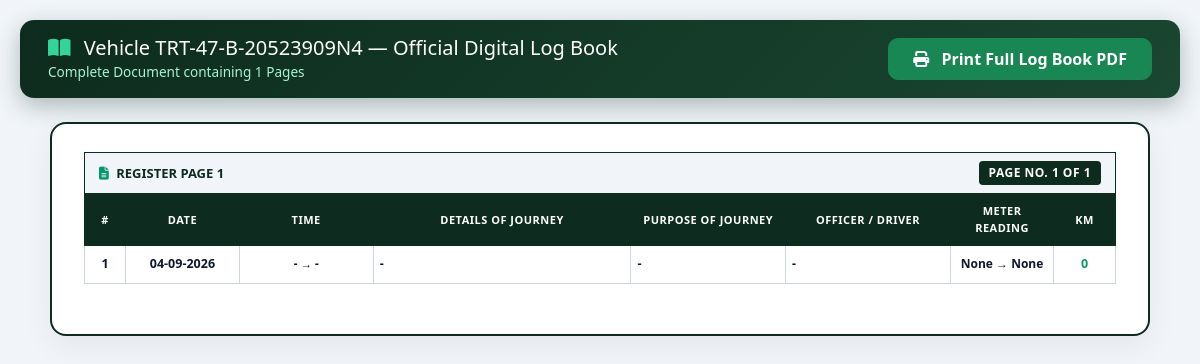
/logbook/vehicles/16/print-all/ (signed in), run on the app's committed database.
### logbook/models.py (models this page shows, shortened)
class Vehicle(models.Model):
    STATUS_CHOICES = (
        ("Active", "Active"),
        ("Maintenance", "Maintenance"),
        ("Inactive", "Inactive"),
    )
    vehicle_number = models.CharField(
        max_length=50,
        unique=True
    )
    registration_number = models.CharField(
        max_length=100,
        blank=True,
        null=True
    )
    zone = models.CharField(
        max_length=100,
        blank=True,
        null=True
    )
    vehicle_type = models.CharField(
        max_length=100,
        blank=True,
        null=True
    )
    current_meter_reading = models.PositiveIntegerField(
        default=0
    )
    status = models.CharField(
        max_length=30,
        choices=STATUS_CHOICES,
        default="Active"
    )
    driver = models.ForeignKey(
        'Driver',
        on_delete=models.SET_NULL,
        null=True,
        blank=True,
        related_name="assigned_vehicles"
    )
    created_by = models.ForeignKey(
        User,
        on_delete=models.SET_NULL,
        null=True,
        blank=True,
        related_name="created_vehicles"
    )
    created_at = models.DateTimeField(
        auto_now_add=True
    )
    updated_at = models.DateTimeField(
        auto_now=True
    )
    class Meta:
        ordering = ["vehicle_number"]
        verbose_name = "Vehicle"
        verbose_name_plural = "Vehicles"

class LogBookPage(models.Model):
    logbook = models.ForeignKey(
        LogBook,
        on_delete=models.CASCADE,
        related_name="pages"
    )
    page_number = models.PositiveIntegerField()
    pdf_page_count = models.PositiveIntegerField(
        default=1
    )
    created_at = models.DateTimeField(
        auto_now_add=True
    )
    class Meta:
        ordering = ["page_number"]
        unique_together = ("logbook", "page_number")
        verbose_name = "Log Book Page"
        verbose_name_plural = "Log Book Pages"

class LogBookEntry(models.Model):
    logbook = models.ForeignKey(
        LogBook,
        on_delete=models.CASCADE,
        related_name="entries"
    )
    page = models.ForeignKey(
        LogBookPage,
        on_delete=models.CASCADE,
        related_name="entries",
        null=True,
        blank=True
    )
    requisition = models.ForeignKey(
        VehicleRequisition,
        on_delete=models.SET_NULL,
        null=True,
        blank=True,
        related_name="logbook_entries"
    )
    signed_requisition = models.FileField(
        upload_to="signed_requisitions/",
        null=True,
        blank=True,
        verbose_name="Upload Document / File (PDF / Image)"
    )
    RECORD_TYPE_CHOICES = (
        ("Journey", "Journey"),
        ("Maintenance", "Maintenance"),
        ("Other", "Other"),
    )
    SERVICE_TYPE_CHOICES = (
        ("Tyre Replacement", "Tyre Replacement"),
        ("Oil Change", "Oil Change"),
        ("Battery Replacement", "Battery Replacement"),
        ("General Service", "General Service"),
        ("Repair", "Repair"),
        ("Inspection", "Inspection"),
        ("Other", "Other"),
    )
    record_type = models.CharField(
        max_length=50,
        choices=RECORD_TYPE_CHOICES,
        default="Journey",
        blank=True,
        null=True
    )
    service_type = models.CharField(
        max_length=100,
        choices=SERVICE_TYPE_CHOICES,
        blank=True,
        null=True
    )
    date = models.DateField(
        null=True,
        blank=True
    )
    time_from = models.TimeField(
        null=True,
        blank=True
    )
    time_to = models.TimeField(
        null=True,
        blank=True
    )
    details_of_journey = models.TextField(
        null=True,
        blank=True
    )
    purpose_of_journey = models.CharField(
        max_length=255,
        null=True,
        blank=True
    )
    officer_name = models.CharField(
        max_length=150,
        null=True,
        blank=True
    )
    driver_name = models.CharField(
        max_length=150,
        blank=True,
        null=True
    )
    meter_reading_from = models.PositiveIntegerField(
        null=True,
        blank=True
    )
    meter_reading_to = models.PositiveIntegerField(
        null=True,
        blank=True
    )
    km_covered = models.PositiveIntegerField(
        default=0
    )
    driver_signature = models.TextField(
        blank=True,
        null=True
    )
    fleet_officer_signature = models.TextField(
        blank=True,
        null=True
    )
    fuel_type = models.CharField(
        max_length=50,
        blank=True,
        null=True
    )
    pol_drawn = models.DecimalField(
        max_digits=10,
        decimal_places=2,
        default=0
    )
    remarks = models.TextField(
        blank=True,
        null=True
    )
    created_by = models.ForeignKey(
        User,
        on_delete=models.SET_NULL,
        null=True,
        blank=True,
        related_name="logbook_entries_created"
    )
    created_at = models.DateTimeField(
        auto_now_add=True
    )
    updated_at = models.DateTimeField(
        auto_now=True
    )
    class Meta:
        ordering = ["-date", "-time_from"]
        verbose_name = "Log Book Entry"
        verbose_name_plural = "Log Book Entries"

### logbook/views.py (the view)
# urls.py: path('vehicles/<int:vehicle_id>/print-all/', views.print_all_logbook_pages, name='print_all_logbook_pages'),
@login_required
def print_all_logbook_pages(request, vehicle_id):
    vehicle = get_object_or_404(Vehicle, id=vehicle_id)
    logbook = get_object_or_404(LogBook, vehicle=vehicle)
    pages = logbook.pages.all().prefetch_related("entries").order_by("page_number")
    return render(
        request,
        "logbook/print_all_pages.html",
        {
            "vehicle": vehicle,
            "logbook": logbook,
            "pages": pages,
        }
    )

### core/context_processors.py (called while the page is built)
def unread_notesheets(request):
    if request.user.is_authenticated:
        notesheets_count = Notesheet.objects.filter(
            current_holder=request.user,
            is_seen=False
        ).count()
        return {
            'unread_notesheets_count': notesheets_count,
        }
    return {
        'unread_notesheets_count': 0,
    }

def notifications_processor(request):
    if request.user.is_authenticated:
        unread_notifications = Notification.objects.filter(recipient=request.user, is_read=False)[:5]
        unread_count = Notification.objects.filter(recipient=request.user, is_read=False).count()
        return {
            'unread_notifications': unread_notifications,
            'unread_notifications_count': unread_count
        }
    return {}

### logbook/templates/logbook/print_all_pages.html (shortened to what this page needs)
<!DOCTYPE html>
<html lang="en">
<head>
    <link rel="stylesheet" href="https://cdn.jsdelivr.net/npm/bootstrap@5.3.2/dist/css/bootstrap.min.css">
    <link rel="stylesheet" href="https://cdnjs.cloudflare.com/ajax/libs/font-awesome/6.4.0/css/all.min.css">
</head>
<body>
    <div class="print-toolbar">
        <div>
            <h4 class="m-0 font-weight-bold" style="font-size:1.25rem;">
                <i class="fas fa-book-open me-2" style="color:#34d399;"></i>
                Vehicle {{ vehicle.vehicle_number }} — Official Digital Log Book
            </h4>
            <div style="font-size:0.85rem; color:#a7f3d0; margin-top:2px;">
                Complete Document containing {{ pages.count }} Pages
            </div>
        </div>
        <button onclick="window.print()" class="btn btn-success fw-bold px-4 py-2" style="border-radius:10px;">
            <i class="fas fa-print me-2"></i> Print Full Log Book PDF
        </button>
    </div>
    <div class="master-logbook-document">
        {% for page in pages %}
        <div class="logbook-page-block">
            <div class="logbook-page-header">
                <div>
                    <i class="fas fa-file-lines me-1" style="color:#059669;"></i>
                    REGISTER PAGE {{ page.page_number }}
                </div>
                <span class="logbook-page-badge">
                    PAGE NO. {{ page.page_number }} OF {{ pages.count }}
                </span>
            </div>
            <table class="register-table">
                <thead>
                    <tr>
                        <th style="width: 4%;">#</th>
                        <th style="width: 11%;">Date</th>
                        <th style="width: 13%;">Time</th>
                        <th style="width: 25%;">Details of Journey</th>
                        <th style="width: 15%;">Purpose of Journey</th>
                        <th style="width: 16%;">Officer / Driver</th>
                        <th style="width: 10%;">Meter Reading</th>
                        <th style="width: 6%;">KM</th>
                    </tr>
                </thead>
                <tbody>
                    {% for entry in page.entries.all %}
                    <tr>
                        <td class="text-center">{{ forloop.counter }}</td>
                        <td class="text-center">{{ entry.date|date:"d-m-Y" }}</td>
                        <td class="text-center" style="font-size:11.5px;">
                            {% if entry.time_from %}{{ entry.time_from|time:"h:i A" }}{% else %}-{% endif %} &rarr; {% if entry.time_to %}{{ entry.time_to|time:"h:i A" }}{% else %}-{% endif %}
                        </td>
                        <td>{{ entry.details_of_journey|default:"-" }}</td>
                        <td>{{ entry.purpose_of_journey|default:"-" }}</td>
                        <td>
                            <div><strong>{{ entry.officer_name|default:"-" }}</strong></div>
                        </td>
                        <td class="text-center" style="font-size:12px;">
                            {{ entry.meter_reading_from }} &rarr; {{ entry.meter_reading_to }}
                        </td>
                        <td class="text-center fw-bold" style="color:#059669;">
                            {{ entry.km_covered }}
                        </td>
                    </tr>
                    {% empty %}
                    <tr>
                        <td colspan="8" class="text-center text-muted py-2" style="font-style:italic; font-size:12px;">
                            Page {{ page.page_number }} — No entries recorded on this page yet.
                        </td>
                    </tr>
                    {% endfor %}
                </tbody>
            </table>
        </div>
        {% endfor %}
    </div>
</body>
</html>

### logbook/templates/logbook/print_all_pages.html (style rules this page uses)
body { background-color: #f1f5f9; font-family: 'Segoe UI', Arial, sans-serif; color: #0f172a; padding: 20px; margin: 0; }
.print-toolbar { background: linear-gradient(135deg, #0d2b1e 0%, #1a4731 100%); color: white; padding: 16px 28px; border-radius: 14px; margin-bottom: 24px; display: flex; justify-content: space-between; align-items: center; box-shadow: 0 8px 24px rgba(13,43,30,0.3); }
.master-logbook-document { background: white; border: 2px solid #0d2b1e; border-radius: 16px; padding: 28px 32px; box-shadow: 0 10px 30px rgba(0,0,0,0.06); max-width: 1100px; margin: 0 auto; }
.logbook-page-block { margin-bottom: 22px; }
.logbook-page-header { background: #f1f5f9; border: 1.5px solid #0d2b1e; border-bottom: none; padding: 8px 14px; display: flex; justify-content: space-between; align-items: center; font-weight: 800; font-size: 13px; color: #0d2b1e; }
.logbook-page-badge { background: #0d2b1e; color: white; padding: 3px 10px; border-radius: 4px; font-size: 12px; font-weight: 800; letter-spacing: 0.5px; }
.register-table { width: 100%; border-collapse: collapse; border: 1.5px solid #0d2b1e; font-size: 12.5px; }
.register-table th { background: #0d2b1e; color: white; text-transform: uppercase; font-size: 11px; font-weight: 800; letter-spacing: 0.5px; padding: 9px 6px; border: 1px solid #0d2b1e; text-align: center; vertical-align: middle; }
.register-table td { padding: 9px 6px; border: 1px solid #cbd5e1; vertical-align: top; color: #0f172a; font-weight: 600; }

### data on the page
Vehicle: vehicle_number "TRT-47-B-20523909N4"
LogBookPage: page_number "1", count "1"
LogBookEntry: date "04-09-2026", details_of_journey "-", purpose_of_journey "-", officer_name "-", meter_reading_from "None", meter_reading_to "None", km_covered "0"

### other printed values
{{ pages.count }} "1"
